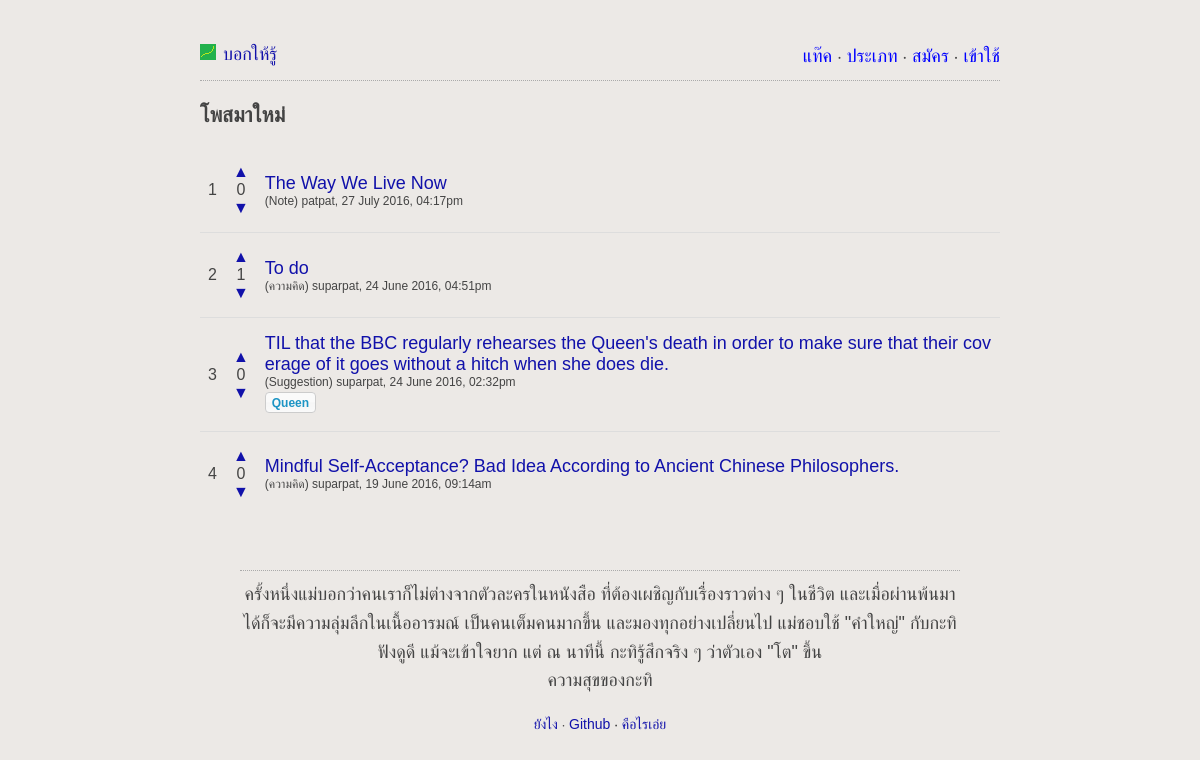
The page / on the database its author committed.
### tables this page shows
CREATE TABLE IF NOT EXISTS `posts` (
  `id` int(11) NOT NULL AUTO_INCREMENT,
  `subject` varchar(300) NOT NULL,
  `content` text NOT NULL,
  `uid` int(11) NOT NULL,
  `votes` int(11) NOT NULL DEFAULT '0',
  `created_at` timestamp NOT NULL DEFAULT CURRENT_TIMESTAMP,
  `updated_at` timestamp NULL DEFAULT CURRENT_TIMESTAMP ON UPDATE CURRENT_TIMESTAMP,
  `draft` tinyint(1) NOT NULL DEFAULT '0',
  PRIMARY KEY (`id`),
  KEY `author` (`uid`)
);

CREATE TABLE IF NOT EXISTS `users` (
  `uid` int(11) NOT NULL AUTO_INCREMENT,
  `username` varchar(25) NOT NULL,
  `password` varchar(255) NOT NULL,
  `email` varchar(100) NOT NULL,
  `created_at` timestamp NOT NULL DEFAULT CURRENT_TIMESTAMP,
  PRIMARY KEY (`uid`),
  UNIQUE KEY `username` (`username`),
  UNIQUE KEY `email` (`email`)
);

### languages/lang.th.php (called while the page is built)
<?php
	$lang['learny'] = "บอกให้รู้";
	$lang['register'] = "สมัคร";
	$lang['login'] = "เข้าใช้";
	$lang['email'] = "อีเมล์";
	$lang['username'] = "ชื่อผู้ใช้";
	$lang['password'] = "พาสเวิร์ด";
	$lang['tags'] = "แท๊ค";
	$lang['types'] = "ประเภท";
	$lang['create'] = "สร้าง";
	$lang['Create'] = "สร้าง";
	$lang['how-to'] = "ยังไง";
	$lang['about'] = "คือไรเอ่ย";
	$lang['edit-post'] = "แก้ไข";
	$lang['delete'] = "ลบ";
	$lang['comment'] = "แสดงความคิดเห็น";
	$lang['submit'] = "ส่ง";
	$lang['login-submit'] = "เข้าใช้";
	$lang['new-posts'] = "โพสมาใหม่";
	$lang['publish'] = "บอกให้โลกรู้";
	$lang['save-draft'] = "เก็บไว้ก่อน";
	$lang['profile'] = "โพรไฟล์";
	$lang['your-posts'] = "โพสของคุณ";
	$lang['since'] = "สมัครเมื่อ";
	$lang['account'] = "บัญชี";
	$lang['change-email'] = "เปลี่ยนอีเมล์";
	$lang['change-password'] = "เปลี่ยนพาสเวิร์ด";
	$lang['logout'] = "ออกจากระบบ";
	$lang['draft'] = "เก็บไว้ก่อน";
	$lang['forgot-password'] = "ลืมพาสเวิร์ด";
	$lang['submit-forgot-password'] = "ส่งอีเมล์รีเซ็ตพาสเวิร์ด";
	$lang['set-new-password'] = "ตั้งรหัสใหม่";
?>

### lib/postClass.php (called while the page is built, shortened)
<?php
	class postClass{
		public function fetchPosts($limit, $page){
			try{
				$db = getDB();
				$stmt = $db->prepare("
					SELECT posts.id AS id,
					posts.subject AS subject,
					posts.content AS content,
					posts.uid AS uid,
					users.username AS username,
					posts.created_at AS created_at,
					posts.updated_at AS updated_at,
					types.name AS type,
					posts.votes AS votes,
					GROUP_CONCAT(tags.name ORDER BY tags.name SEPARATOR '\t') AS tags
					FROM posts
					INNER JOIN users ON posts.uid=users.uid
					INNER JOIN posts_type ON posts.id=posts_type.post_id
					INNER JOIN types ON types.id=posts_type.type_id
					LEFT JOIN posts_tags ON posts.id=posts_tags.post_id
					LEFT JOIN tags ON posts_tags.tag_id=tags.id
					WHERE posts.draft=0
					GROUP BY posts.id
					ORDER BY updated_at DESC
					LIMIT :limit OFFSET :offset");
				$stmt->bindParam("limit", $limit,PDO::PARAM_INT);
				$offset = ($page-1)*$limit;
				$stmt->bindParam("offset", $offset,PDO::PARAM_INT);
				$stmt->execute();
				$data = $stmt->fetchAll(PDO::FETCH_OBJ);
				$result = [];
				return array('postsData'=>$data, 'votesData'=>$result);
			}
			catch(PDOException $e) {
				echo '{"error":{"text":'. $e->getMessage() .'}}';
			}
		}
		public function fetchPostsCount(){
			try{
				$db = getDB();
				$stmt = $db->prepare("SELECT count(*) FROM posts");
				$stmt->execute();
				$data = $stmt->fetchColumn();
				return $data;
			}
			catch(PDOException $e) {
				echo '{"error":{"text":'. $e->getMessage() .'}}';
			}
		}
	}
?>

### index.php (the view, shortened to what this page needs)
<?php
	require_once('lib/postClass.php');
	if(isset($_GET['page'])){
		$page = $_GET['page'];
	}else{
		$page = 1;
	}
	$postClass = new postClass();
	$postsPerPage = 15;
	$data = $postClass->fetchPosts($postsPerPage, $page);
	$postCount = $postClass->fetchPostsCount();
?>
<html>
	<head>
		<?php include 'partials/header.php' ?>
        <link rel="stylesheet" type="text/css" href="js/jquery-ui/jquery-ui.css">
        <link rel="stylesheet" type="text/css" href="lib/vendor/aehlke-tag-it/css/jquery.tagit.css">
	</head>
	<body>
		<div id="content">
			<?php include 'partials/top_menu.php' ?>
			<header>
				<h3><?php echo $lang['new-posts']; ?></h3>
			</header>
			<?php
			echo "<table>";
				foreach ($data['postsData'] as $key=>$post){
					$postNumber = ($page-1)*$postsPerPage+($key+1);
					$postTags = preg_split('/\t/', $post->tags);
					$upvoted = 0;
					$downvoted = 0;
					echo "<tr>";
					echo "<td>$postNumber</td>
					<td style='text-align:center'><div>";
						if($upvoted){
							echo "<a href='#' class='upvoted' style='color:grey' data-pid=$post->id>▲</a>";
						}
						else{
							echo "<a href='#' class='upvote' data-pid=$post->id>▲</a>";
						}
						echo "</div><div class='voteCount'>$post->votes</div><div>";
						if($downvoted){
							echo "<a href='#' class='downvoted' style='color:grey' data-pid=$post->id>▼</a>";
						}
						else{
							echo "<a href='#' class='downvote' data-pid=$post->id>▼</a>";
						}
						echo "</div></td>
					<td><a style='font-size:18px;' href=post.php?id=$post->id>".htmlspecialchars($post->subject, ENT_QUOTES, 'UTF-8')."</a>
					<br><span style='font-size:12px'><span>($post->type)</span> $post->username, ".date('j F Y\, h:ia', strtotime($post->updated_at))."</span>";
					if($postTags[0]!=""){
						echo "<br><ul class='tags_display'>";
						echo "</ul>";
					}
				}
			echo "</table>";
			?>
			<?php include 'partials/quote_block.php' ?>
			<?php include 'partials/footer.php' ?>
		</div>
	</body>
</html>

### css/style.css (style rules this page uses)
body { background: #ECE9E6; margin:40px auto; max-width:800px; line-height:1.6; font-size:18px; font-family: helvetica, sans-serif; color:#444; padding:0 10px; word-wrap: break-word; }
h1,h2,h3,h4 { line-height:1.2; }
a { text-decoration:none; color:#11a; word-break: break-all; }
table { border-collapse: collapse; width: 100%; }
td { vertical-align: middle; }
th, td { padding: 15px 8px 15px 8px; text-align: left; border-bottom: 1px solid #ddd; }
tr:last-child td { border-bottom: 0px !important; }

### index.php (style rules this page uses)
.ui-widget-content { border: 0px; background: transparent; }
ul.tagit { margin-top: 0px; margin-bottom: 0px; font-size: 12px; padding-left: 0px; }

### rows shown on the page
posts: postNumber "1", votes "0", subject "The Way We Live Now", type "Note", uid.username "patpat", updated_at "27 July 2016, 04:17pm"
posts: postNumber "2", votes "1", subject "To do", type "ความคิด", uid.username "suparpat", updated_at "24 June 2016, 04:51pm"
posts: postNumber "3", votes "0", subject "TIL that the BBC regularly rehearses the Queen's death in order to make sure that their coverage of it goes without a hitch when she does die.", type "Suggestion", uid.username "suparpat", updated_at "24 June 2016, 02:32pm"
posts: postNumber "4", votes "0", subject "Mindful Self-Acceptance? Bad Idea According to Ancient Chinese Philosophers.", type "ความคิด", uid.username "suparpat", updated_at "19 June 2016, 09:14am"

### other values the page prints
$lang['learny'] "บอกให้รู้"
$lang['tags'] "แท๊ค"
$lang['types'] "ประเภท"
$lang['register'] "สมัคร"
$lang['login'] "เข้าใช้"
$lang['new-posts'] "โพสมาใหม่"
$quote_author "ความสุขของกะทิ"
$lang['how-to'] "ยังไง"
$lang['about'] "คือไรเอ่ย"
